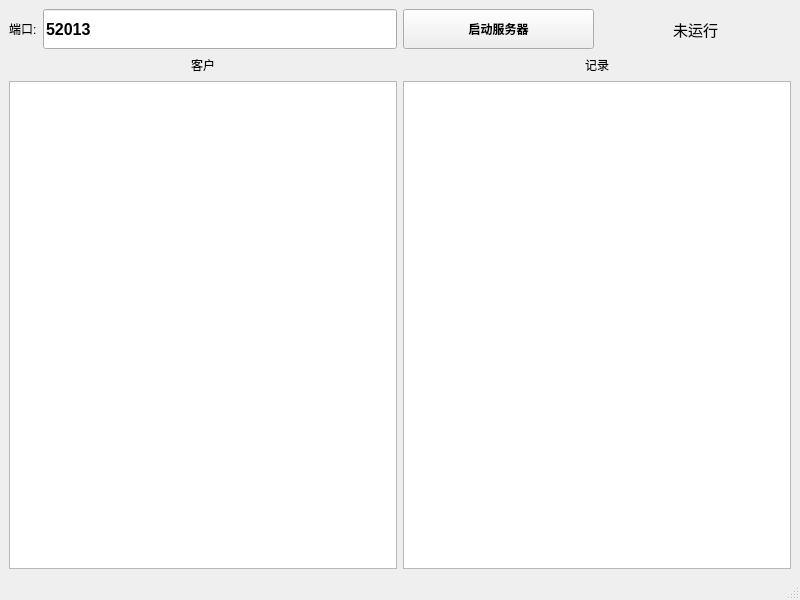
<?xml version="1.0" encoding="UTF-8"?>
<ui version="4.0">
 <class>Server</class>
 <widget class="QMainWindow" name="Server">
  <property name="geometry">
   <rect>
    <x>0</x>
    <y>0</y>
    <width>800</width>
    <height>600</height>
   </rect>
  </property>
  <property name="minimumSize">
   <size>
    <width>800</width>
    <height>600</height>
   </size>
  </property>
  <property name="windowTitle">
   <string>Server</string>
  </property>
  <widget class="QWidget" name="centralwidget">
   <layout class="QGridLayout" name="gridLayout">
    <item row="0" column="0">
     <layout class="QHBoxLayout" name="horizontalLayout_4">
      <item>
       <widget class="QLabel" name="label">
        <property name="text">
         <string>端口:</string>
        </property>
       </widget>
      </item>
      <item>
       <widget class="QLineEdit" name="port">
        <property name="minimumSize">
         <size>
          <width>0</width>
          <height>40</height>
         </size>
        </property>
        <property name="font">
         <font>
          <pointsize>12</pointsize>
          <bold>true</bold>
         </font>
        </property>
        <property name="focusPolicy">
         <enum>Qt::FocusPolicy::ClickFocus</enum>
        </property>
        <property name="text">
         <string>52013</string>
        </property>
       </widget>
      </item>
     </layout>
    </item>
    <item row="0" column="1">
     <layout class="QHBoxLayout" name="horizontalLayout_3">
      <item>
       <widget class="QPushButton" name="switchButton">
        <property name="minimumSize">
         <size>
          <width>0</width>
          <height>40</height>
         </size>
        </property>
        <property name="font">
         <font>
          <bold>true</bold>
         </font>
        </property>
        <property name="text">
         <string>启动服务器</string>
        </property>
       </widget>
      </item>
      <item>
       <widget class="QLabel" name="state">
        <property name="minimumSize">
         <size>
          <width>100</width>
          <height>0</height>
         </size>
        </property>
        <property name="font">
         <font>
          <pointsize>11</pointsize>
         </font>
        </property>
        <property name="text">
         <string>未运行</string>
        </property>
        <property name="alignment">
         <set>Qt::AlignmentFlag::AlignCenter</set>
        </property>
       </widget>
      </item>
     </layout>
    </item>
    <item row="1" column="0">
     <layout class="QVBoxLayout" name="verticalLayout">
      <item>
       <layout class="QHBoxLayout" name="horizontalLayout">
        <item>
         <spacer name="horizontalSpacer">
          <property name="orientation">
           <enum>Qt::Orientation::Horizontal</enum>
          </property>
          <property name="sizeHint" stdset="0">
           <size>
            <width>40</width>
            <height>20</height>
           </size>
          </property>
         </spacer>
        </item>
        <item>
         <widget class="QLabel" name="label_3">
          <property name="text">
           <string>客户</string>
          </property>
         </widget>
        </item>
        <item>
         <spacer name="horizontalSpacer_2">
          <property name="orientation">
           <enum>Qt::Orientation::Horizontal</enum>
          </property>
          <property name="sizeHint" stdset="0">
           <size>
            <width>40</width>
            <height>20</height>
           </size>
          </property>
         </spacer>
        </item>
       </layout>
      </item>
      <item>
       <widget class="QListWidget" name="clientList"/>
      </item>
     </layout>
    </item>
    <item row="1" column="1">
     <layout class="QVBoxLayout" name="verticalLayout_2">
      <item>
       <layout class="QHBoxLayout" name="horizontalLayout_2">
        <item>
         <spacer name="horizontalSpacer_3">
          <property name="orientation">
           <enum>Qt::Orientation::Horizontal</enum>
          </property>
          <property name="sizeHint" stdset="0">
           <size>
            <width>40</width>
            <height>20</height>
           </size>
          </property>
         </spacer>
        </item>
        <item>
         <widget class="QLabel" name="label_4">
          <property name="text">
           <string>记录</string>
          </property>
         </widget>
        </item>
        <item>
         <spacer name="horizontalSpacer_4">
          <property name="orientation">
           <enum>Qt::Orientation::Horizontal</enum>
          </property>
          <property name="sizeHint" stdset="0">
           <size>
            <width>40</width>
            <height>20</height>
           </size>
          </property>
         </spacer>
        </item>
       </layout>
      </item>
      <item>
       <widget class="QPlainTextEdit" name="log">
        <property name="readOnly">
         <bool>true</bool>
        </property>
       </widget>
      </item>
     </layout>
    </item>
   </layout>
  </widget>
  <widget class="QMenuBar" name="menubar">
   <property name="geometry">
    <rect>
     <x>0</x>
     <y>0</y>
     <width>800</width>
     <height>25</height>
    </rect>
   </property>
  </widget>
  <widget class="QStatusBar" name="statusbar"/>
 </widget>
 <resources/>
 <connections/>
</ui>
